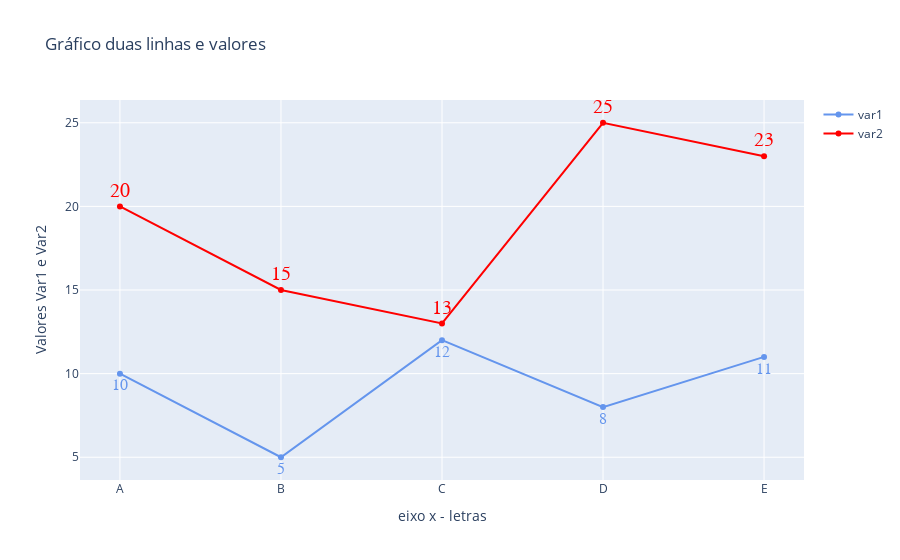

Notebook source saved alongside this figure:
### Markdown cell above
### Alterando tamanho e cores dos valores
    linhas 15, 16 e 17

### Code cell
fig = go.Figure(
        data=[  
            go.Scatter(
                name='var1',
                x= list(df['letra'].sort_values()),
                y= list(df['var1']),
                marker_color='CornflowerBlue',
                mode='lines+markers+text', #define que é pra aparecer a linha, os marcadores e o texto
                text = list(df['var1']), #define qual o texto deve aparecer
                textposition='bottom center', #define posição em que o valor/texto vai ficar
                #opções: ['top left', 'top center', 'top right', 'middle left', 'middle center', 
                #'middle right', 'bottom left', 'bottom center', 'bottom right']
             
                #formatando textos/valores   
                 textfont=dict(family="sans serif", #tipo
                               size=16, #tamanho do texto/valor
                               color="CornflowerBlue") #cor do texto/valor
            ),  
            #linha var2
            go.Scatter(
                name='var2',
                x= list(df['letra'].sort_values()), #o eixo é o mesmo
                y= list(df['var2']),
                marker_color='red',
                mode='lines+markers+text', 
                text = list(df['var2']),
                textposition='top center',
                
                #formatando textos/valores   
                textfont=dict(family="sans serif",
                              size=20,
                              color="red")
            ), 
            
        ],

layout=go.Layout(title='Gráfico duas linhas e valores',
                 xaxis_title='eixo x - letras',
                 yaxis_title='Valores Var1 e Var2'
        )
    )

fig.show()

### Figure 1 — Plotly figure (JSON) as saved in the notebook; plotly's stock layout.template omitted (floating-point values rounded to 4 significant figures)
{"data": [{"marker": {"color": "CornflowerBlue"}, "mode": "lines+markers+text", "name": "var1", "text": ["10", "5", "12", "8", "11"], "textfont": {"color": "CornflowerBlue", "family": "sans serif", "size": 16}, "textposition": "bottom center", "type": "scatter", "x": ["A", "B", "C", "D", "E"], "y": [10, 5, 12, 8, 11]}, {"marker": {"color": "red"}, "mode": "lines+markers+text", "name": "var2", "text": ["20", "15", "13", "25", "23"], "textfont": {"color": "red", "family": "sans serif", "size": 20}, "textposition": "top center", "type": "scatter", "x": ["A", "B", "C", "D", "E"], "y": [20, 15, 13, 25, 23]}], "layout": {"title": {"text": "Gráfico duas linhas e valores"}, "xaxis": {"title": {"text": "eixo x - letras"}}, "yaxis": {"title": {"text": "Valores Var1 e Var2"}}}}
